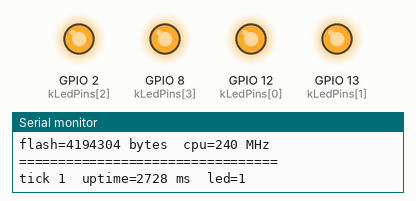
Recording of a sketch running on a simulated ESP32-C3. Shown: output pins drawn as LEDs (lit = HIGH), the last lines printed to the serial monitor.

Above: at 2.9 s.
At 4.4 s:
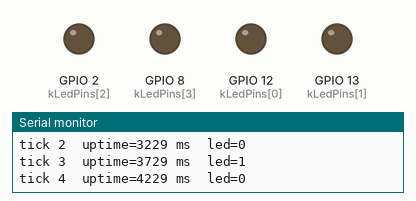
Timing chart, 0 to 5.7 s (numbered marks = the images above):
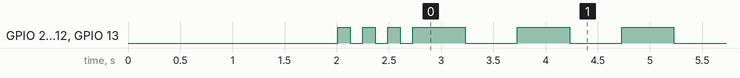

Measured:
- by itself, GPIO 2 (kLedPins[2]), GPIO 8 (kLedPins[3]), GPIO 12 (kLedPins[0]), GPIO 13 (kLedPins[1]): repeats every 0.24 s: HIGH 0.12 s, LOW 0.12 s

The sketch:

_c3_hello.ino
```cpp
// _c3_hello · ESP32-C3 启动 + LED 心跳（用来肉眼判断应用是否真的在跑）
//
// 为什么要有 LED：串口可能因为 CDC 配置或复位问题看不到，但 LED 闪不闪是硬的。
// 同时驱动 GPIO12/13/2/8，覆盖常见 C3 开发板的用户 LED 位置。
#include <Arduino.h>

static const uint8_t kLedPins[] = {12, 13, 2, 8};
static const uint8_t kLedN = sizeof(kLedPins) / sizeof(kLedPins[0]);

void setup() {
  for (uint8_t i = 0; i < kLedN; i++) { pinMode(kLedPins[i], OUTPUT); digitalWrite(kLedPins[i], LOW); }

  Serial.begin(115200);
  delay(2000);
  Serial.println();
  Serial.println("=================================");
  Serial.println("HELLO C3  -- boot + led heartbeat");
  Serial.printf("chip=%s rev=%d cores=%d\n", ESP.getChipModel(), (int)ESP.getChipRevision(), (int)ESP.getChipCores());
  Serial.printf("flash=%lu bytes  cpu=%lu MHz\n", (unsigned long)ESP.getFlashChipSize(), (unsigned long)getCpuFrequencyMhz());
  Serial.println("=================================");

  // 开机三连闪：即便串口看不到，也能用眼睛确认应用跑起来了
  for (int k = 0; k < 3; k++) {
    for (uint8_t i = 0; i < kLedN; i++) digitalWrite(kLedPins[i], HIGH);
    delay(120);
    for (uint8_t i = 0; i < kLedN; i++) digitalWrite(kLedPins[i], LOW);
    delay(120);
  }
}

void loop() {
  static uint32_t n = 0;
  static bool on = false;
  n++;
  on = !on;
  for (uint8_t i = 0; i < kLedN; i++) digitalWrite(kLedPins[i], on ? HIGH : LOW);
  Serial.printf("tick %lu  uptime=%lu ms  led=%d\n", (unsigned long)n, (unsigned long)millis(), (int)on);
  delay(500);
}
```
